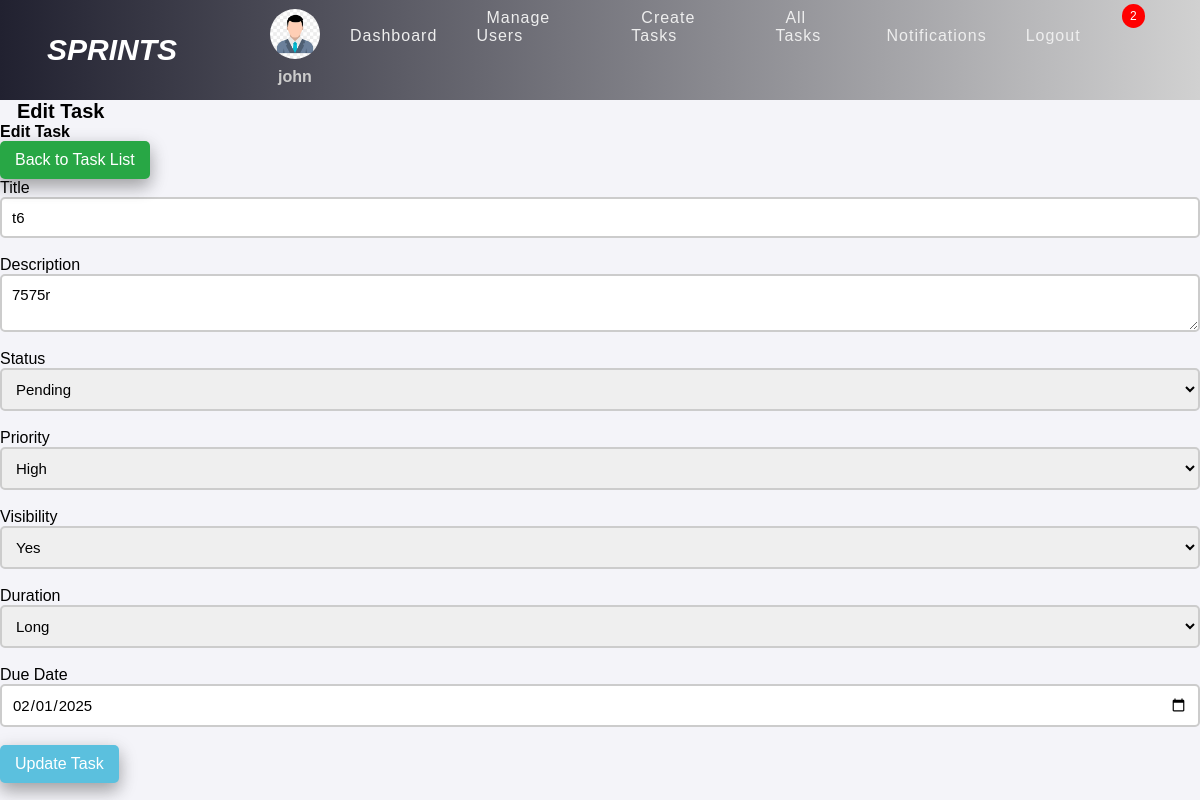
The app's page /edit_task.php?id=7 (signed in) with its own data.
### tables this page shows
CREATE TABLE `tasks` (
  `task_id` int(11) NOT NULL,
  `title` varchar(100) NOT NULL,
  `description` text DEFAULT NULL,
  `assigned_to` int(11) DEFAULT NULL,
  `status` enum('pending','in_progress','completed') DEFAULT 'pending',
  `priority` enum('High','Medium','Low','Wish') DEFAULT 'Medium',
  `visibility` enum('Y','N') DEFAULT 'N',
  `duration` enum('Long','Medium','Short','Unknown') DEFAULT 'Unknown',
  `created_at` timestamp NOT NULL DEFAULT current_timestamp(),
  `due_date` date NOT NULL
);

### edit_task.php (the view, shortened to what this page needs)
<?php
if (isset($_SESSION['role']) && isset($_SESSION['id'])) {
    include "SQL_Connection.php";
    if (isset($_GET['id']) && !empty($_GET['id'])) {
        $task_id = $_GET['id'];
        $sql = "SELECT * FROM tasks WHERE task_id = ?";
        $stmt = $conn->prepare($sql);
        $stmt->execute([$task_id]);
        if ($stmt->rowCount() > 0) {
            $task = $stmt->fetch();
        } else {
            $errormessage = "Task not found!";
            header("Location: task-list.php?error=" . urlencode($errormessage));
            exit();
        }
    } else {
        $errormessage = "Task ID is missing!";
        header("Location: task-list.php?error=" . urlencode($errormessage));
        exit();
    }
?>
<!DOCTYPE html>
<html>
<head>
    <link rel="stylesheet" href="styles.css">
</head>
<body>
    <?php include "header.php"; ?>
    <h2 class="u-name">Edit Task</h2>
    <div class="body">
        <section>
            <h4 class="title">Edit Task</h4>
            <a href="task-list.php" class="addbtn">Back to Task List</a>
            <form class="form-1" method="POST">
                <div class="input-holder">
                    <label>Title</label>
                    <input type="text" name="title" value="<?php echo htmlspecialchars($task['title']); ?>" class="input-login" placeholder="Task Title"><br>
                </div>
                <div class="input-holder">
                    <label>Description</label>
                    <textarea name="description" class="input-login" placeholder="Task Description"><?php echo htmlspecialchars($task['description']); ?></textarea><br>
                </div>
                <div class="input-holder">
                    <label>Status</label>
                    <select name="status" class="input-login">
                        <option value="pending" <?php if ($task['status'] == 'pending') echo 'selected'; ?>>Pending</option>
                    </select><br>
                </div>
                <div class="input-holder">
                    <label>Priority</label>
                    <select name="priority" class="input-login">
                        <option value="High" <?php if ($task['priority'] == 'High') echo 'selected'; ?>>High</option>
                    </select><br>
                </div>
                <div class="input-holder">
                    <label>Visibility</label>
                    <select name="visibility" class="input-login">
                        <option value="Y" <?php if ($task['visibility'] == 'Y') echo 'selected'; ?>>Yes</option>
                    </select><br>
                </div>
                <div class="input-holder">
                    <label>Duration</label>
                    <select name="duration" class="input-login">
                        <option value="Long" <?php if ($task['duration'] == 'Long') echo 'selected'; ?>>Long</option>
                    </select><br>
                </div>
                <div class="input-holder">
                    <label>Due Date</label>
                    <input type="date" name="due_date" value="<?php echo htmlspecialchars($task['due_date']); ?>" class="input-login"><br>
                </div>
                <button class="edit-btn">Update Task</button>
            </form>
        </section>
    </div>
</body>
</html>
<?php
} else {
    $errormessage = "We require you to login to use this system!";
    header("Location: login.php?error=" . urlencode($errormessage));
    exit();
}
?>

### styles.css (style rules this page uses)
* { padding: 0; margin: 0; box-sizing: border-box; font-family: arial, sans-serif; }
.u-name { font-size: 20px; padding-left: 17px; }
.edit-btn { text-decoration: none; display: inline-block; padding-left: 10px; border: none; background: #5bc0de; padding: 10px 15px; color: #fff; font-size: 16px; border-radius: 5px; cursor: pointer; outline: none; transition: background 1s; box-shadow: 0 8px 16px 0 rgba(0, 0, 0, 0.2), 0 6px 20px 0 rgba(0, 0, 0, 0.19); }
.addbtn { display: inline-block; padding: 10px 15px; background: #28a745; color: #fff; font-size: 16px; cursor: pointer; border-radius: 5px; text-decoration: none; transition: background 0.3s ease, opacity 0.3s ease; box-shadow: 0 8px 16px rgba(0, 0, 0, 0.2), 0 6px 20px rgba(0, 0, 0, 0.19); }
.input-login { border: 2px solid #ccc; width: 100%; padding: 10px; font-size: 15px; outline: none; border-radius: 5px; display: block; }
html body { height: 100% !important; margin: 0; padding: 0; font-family: Arial, sans-serif; }
body { background-color: #f4f4f9; }
body { animation: fadeIn 1s ease-out; }

### records on screen
tasks: title "t6", description "7575r", status "Pending", priority "High", visibility "Yes", duration "Long", due_date "02/01/2025"

### other values on screen
$_SESSION['username'] "john"
$notificationCount "2"
